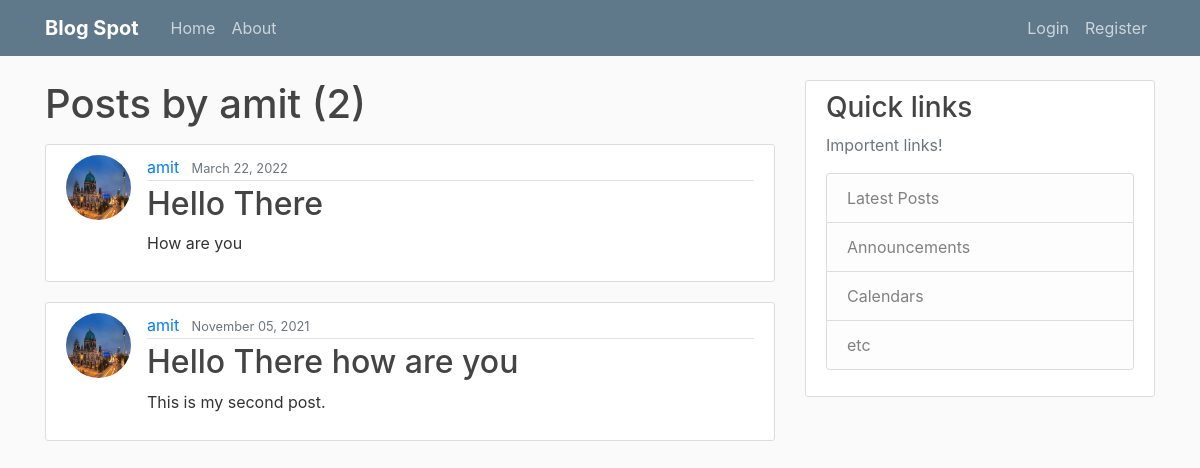
Page /user/amit on the committed database.
### blog/models.py (models this page shows, shortened)
class Post(models.Model):
    title = models.CharField(max_length=100)
    content = models.TextField()
    date_posted = models.DateTimeField(default=timezone.now)
    author = models.ForeignKey(User, on_delete=models.CASCADE)

### users/models.py (models this page shows, shortened)
class Profile(models.Model):
    user = models.OneToOneField(User, on_delete=models.CASCADE)
    image = models.ImageField(default='default.jpg', upload_to='profile_pics')

### blog/views.py (the view)
# urls.py: path('user/<str:username>', UserPostListView.as_view(), name='user-posts'),
class UserPostListView(ListView):
    model = Post
    template_name = 'blog/user_posts.html'  # <app>/<model>_<viewtype>.html
    context_object_name = 'posts'
    paginate_by = 5
    def get_queryset(self):
        user = get_object_or_404(User, username=self.kwargs.get('username'))
        return Post.objects.filter(author=user).order_by('-date_posted')

### blog/templates/blog/user_posts.html (shortened to what this page needs)
{% extends "blog/base.html" %}
{% block content %}
    <h1 class="mb-3">Posts by {{ view.kwargs.username }} ({{ page_obj.paginator.count }})</h1>
    {% for post in posts %}
        <article class="media content-section">
          <img class="rounded-circle article-img" src="{{ post.author.profile.image.url }}">
          <div class="media-body">
            <div class="article-metadata">
              <a class="mr-2" href="{% url 'user-posts' post.author.username %}">{{ post.author }}</a>
              <small class="text-muted">{{ post.date_posted|date:"F d, Y" }}</small>
            </div>
            <h2><a class="article-title" href="{% url 'post-detail' post.id %}">{{ post.title }}</a></h2>
            <p class="article-content">{{ post.content }}</p>
          </div>
        </article>
    {% endfor %}
{% endblock content %}

### blog/static/blog/main.css (style rules this page uses)
body { background: #fafafa; color: #333333; margin-top: 5rem; }
h1, h2, h3, h4, h5, h6 { color: #444444; }
.content-section { background: #ffffff; padding: 10px 20px; border: 1px solid #dddddd; border-radius: 3px; margin-bottom: 20px; }
.article-title { color: #444444; }
.article-content { white-space: pre-line; }
.article-img { height: 65px; width: 65px; margin-right: 16px; }
.article-metadata { padding-bottom: 1px; margin-bottom: 4px; border-bottom: 1px solid #e3e3e3 }

### rows in the picture
Post: author.profile.image (picture), author "amit", date_posted "March 22, 2022", title "Hello There", content "How are you"
Post: author.profile.image (picture), author "amit", date_posted "November 05, 2021", title "Hello There how are you", content "This is my second post."

### other values in the picture
{{ view.kwargs.username }} "amit"
{{ page_obj.paginator.count }} "2"
